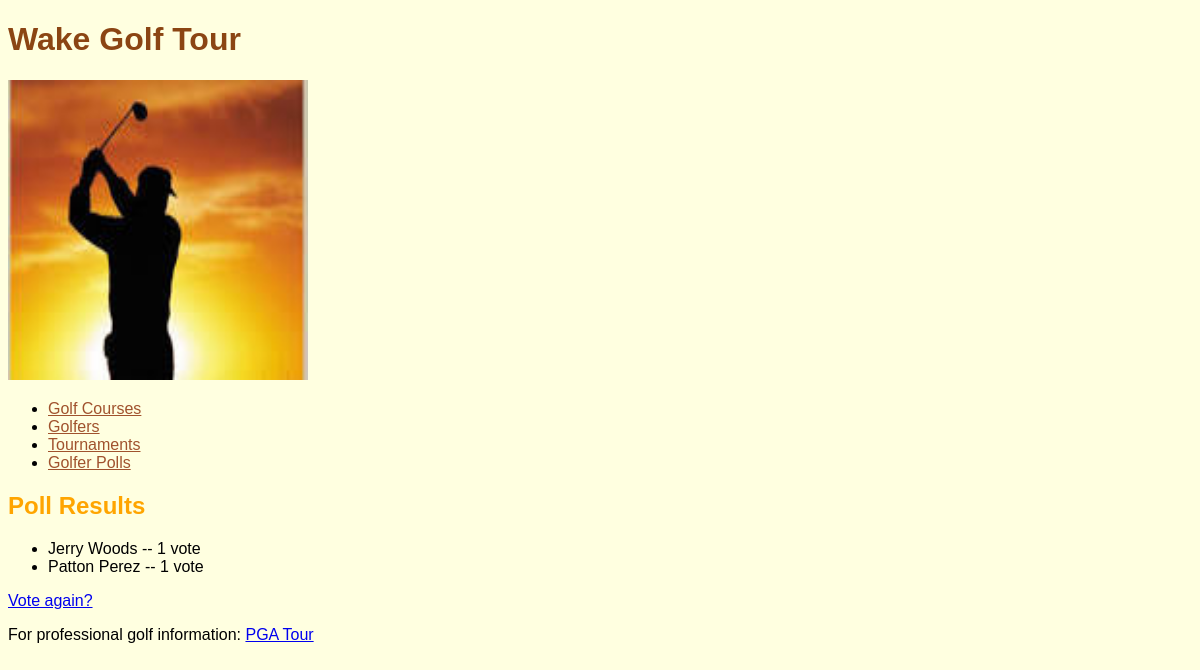
Page /golfer_polls/1/results/ on the committed database.
### golfer_polls/models.py (models this page shows, shortened)
class Choice(models.Model):
    question = models.ForeignKey (Question, on_delete = models.CASCADE)
    choice_text = models.CharField (max_length = 200)
    votes = models.IntegerField (default = 0)

### golfer_polls/views.py (the view)
# urls.py: path('<int:pk>/results/', views.ResultsView.as_view(), name='results'),
class ResultsView(generic.DetailView):
    model=Question
    template_name = 'golfer_polls/results.html'

### golfer_polls/templates/golfer_polls/results.html (shortened to what this page needs)
{% extends parent_template|default:"golfer_polls/base_golfer_polls.html" %}
{% block content %}
    <h2><a>Poll Results</a></h2>
    <ul>
    {% for choice in question.choice_set.all|dictsortreversed:"votes" %}
        {% if choice.votes > 0 %}
            <li>{{choice.choice_text}} -- {{choice.votes}}
                       vote{{choice.votes|pluralize}}</li>
        {% endif %}
    {%endfor%}
    </ul>
    <a href="{% url 'golfer_polls:detail' question.id %}">Vote again?</a>
{% endblock %}

### golfer_polls/static/golfer_polls/styles.css (style rules this page uses)
body { background-color: lightyellow; font-family: Verdana, Geneva, sans-serif }
h2 { color: orange; font-family: "Comic Sans MS", cursive, sans-serif margin-left: 20px; }

### rows in the picture
Choice: choice_text "Jerry Woods", votes "1"
Choice: choice_text "Patton Perez", votes "1"
